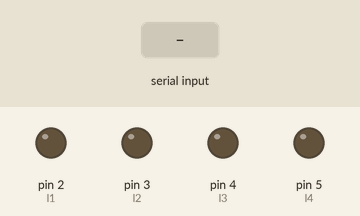
Bench run of a sketch on a simulated Arduino Uno, built with avr-gcc and run on an emulated ATmega328P. On the bench: output pins drawn as LEDs (lit = HIGH). The inputs (shaded band) are chosen by the test bench.

Above: at 1.2 s.
1.3 s: "f" received over Serial
At 1.4 s:
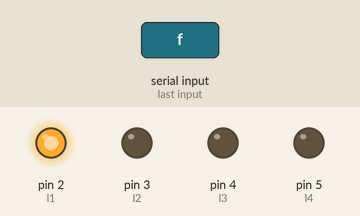
At 1.8 s:
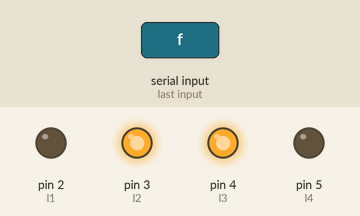
Timing chart, 0 to 4.3 s (numbered marks = the images above; inputs shaded):
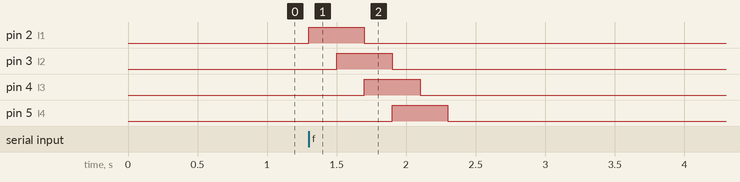

The sketch:

val.ino
```cpp
#define l1 2
#define l2 3
#define l3 4
#define l4 5
#define t 200
void setup() {
  // put your setup code here, to run once:
  Serial.begin(115200);
  pinMode(l1,OUTPUT);
  pinMode(l2,OUTPUT);
  pinMode(l3,OUTPUT);
  pinMode(l4,OUTPUT);
  digitalWrite(l1,LOW);
  digitalWrite(l2,LOW);
  digitalWrite(l3,LOW);
  digitalWrite(l4,LOW);
}

void loop() {
  if (Serial.available()){
    byte inp=Serial.read();
      if(inp==102)
        sequence();
  }
  // put your main code here, to run repeatedly:

}

void sequence()
{
    digitalWrite(l1,HIGH);
    delay(t);
    digitalWrite(l2,HIGH);
    delay(t);
    digitalWrite(l1,LOW);
    digitalWrite(l3,HIGH);
    delay(t);
    digitalWrite(l2,LOW);
    digitalWrite(l4,HIGH);
    delay(t);
    digitalWrite(l3,LOW);
    delay(t);
    digitalWrite(l4,LOW);
}
```

Measured:
- after the input at 1.3 s, pin 2 (l1): LOW → HIGH at once, → LOW 0.40 s later; pin 3 (l2): LOW → HIGH after 0.20 s, → LOW 0.40 s later; pin 4 (l3): LOW → HIGH after 0.40 s, → LOW 0.40 s later; pin 5 (l4): LOW → HIGH after 0.60 s, → LOW 0.40 s later
